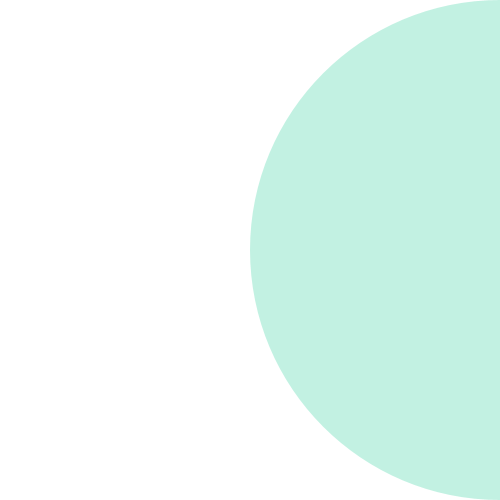
Frame 1 (no input)
Frame 60 (the mouse pressed at the canvas centre just before this capture): identical to frame 1, image omitted
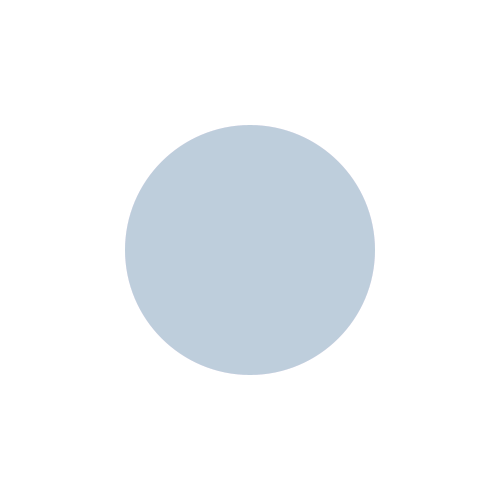
Frame 120 (the mouse held since frame 60 and released just before this capture)

The Processing sketch that drew these frames (run headless with seeded random() and noise(); from frame 60 on, the mouse is pressed at the canvas centre):

// Processing sketch: processing_79813
// ── processing_79813.pde

void setup() {
  size(500, 500);
  noStroke();
  smooth();
}
 
void draw() {
  float x = mouseX;
  float y = mouseY;
  float ix = width - mouseX;
  float iy = height - mouseY;
  background(255);
  fill(240, 110, 230 , 100);
  ellipse(x, height/2, y, y);
  fill(100,220, 180, 100);
  ellipse(ix, height/2, iy, iy);
}
